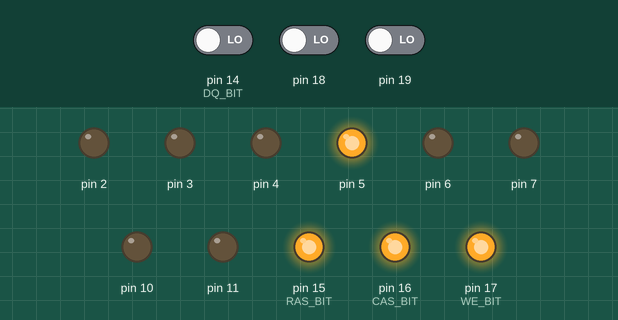
Recording of a sketch running on a simulated Arduino Uno, built with avr-gcc and run on an emulated ATmega328P. Shown: output pins drawn as LEDs (lit = HIGH). The inputs (shaded band) are chosen by the test bench; at power-on: pin 14 (DQ_BIT) LOW, pin 18 LOW, pin 19 LOW. Pins used as bus, display or sensor lines are not drawn; what the sketch prints to the serial monitor is not drawn.

Above: at 0.1 s.
Timing chart, 0 to 1.6 s (numbered marks = the images above):
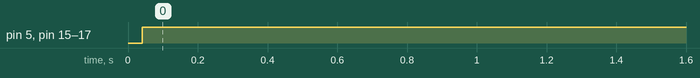

The sketch:

511000_asm.ino
```cpp
// Ultra-optimized DRAM latency tester for HM511000
// Uses inline assembly for minimum write and read latency testing

#define DQ_BIT   0  // A0
#define RAS_BIT  1  // A1
#define CAS_BIT  2  // A2
#define WE_BIT   3  // A3

void setAddress(uint16_t addr) {
  PORTD = addr & 0xFF; // A0–A7
  if (addr & 0x0100) PORTB |= (1 << 2); else PORTB &= ~(1 << 2); // A8
  if (addr & 0x0200) PORTB |= (1 << 3); else PORTB &= ~(1 << 3); // A9
}

inline void rasLow() { PORTC &= ~(1 << RAS_BIT); }
inline void rasHigh() { PORTC |= (1 << RAS_BIT); }
inline void casLow() { PORTC &= ~(1 << CAS_BIT); }
inline void casHigh() { PORTC |= (1 << CAS_BIT); }
inline void weLow() { PORTC &= ~(1 << WE_BIT); }
inline void weHigh() { PORTC |= (1 << WE_BIT); }

void pulseNOP(uint8_t count) {
  for (uint8_t i = 0; i < count; i++) {
    asm volatile ("nop");
  }
}

void dramWriteFast(uint16_t addr, bool val, uint8_t we_clocks) {
  DDRC |= (1 << DQ_BIT); // output
  if (val) PORTC |= (1 << DQ_BIT); else PORTC &= ~(1 << DQ_BIT);

  setAddress(addr >> 8); rasLow();
  asm volatile ("nop\n\t""nop\n\t"::); // ~125ns delay

  setAddress(addr & 0xFF); casLow();
  asm volatile ("nop\n\t"::);         // ~62ns

  weLow();
  pulseNOP(we_clocks);               // adjustable hold
  weHigh();

  casHigh(); rasHigh();
}

bool dramReadFast(uint16_t addr) {
  DDRC &= ~(1 << DQ_BIT); // input

  setAddress(addr >> 8); rasLow();
  asm volatile ("nop\n\t""nop\n\t"::);

  setAddress(addr & 0xFF); casLow();
  asm volatile ("nop\n\t""nop\n\t""nop\n\t"::); // small delay before read

  bool val = (PINC >> DQ_BIT) & 0x01;

  casHigh(); rasHigh();
  return val;
}

unsigned long findMinWriteClocks(uint16_t addr, bool value) {
  for (uint8_t clk = 1; clk < 20; clk++) {
    dramWriteFast(addr, value, clk);
    delayMicroseconds(2);
    if (dramReadFast(addr) == value) {
      return clk;
    }
  }
  return 255;
}

unsigned long measureReadLatencyCycles(uint16_t addr, bool expected) {
  DDRC &= ~(1 << DQ_BIT); // input

  setAddress(addr >> 8); rasLow();
  asm volatile ("nop\n\t""nop\n\t"::);

  setAddress(addr & 0xFF);

  uint8_t result;
  unsigned long start = micros();

  casLow();

  for (uint8_t cycles = 0; cycles < 100; cycles++) {
    asm volatile ("nop");
    result = (PINC >> DQ_BIT) & 0x01;
    if (result == expected) {
      casHigh(); rasHigh();
      return micros() - start;
    }
  }

  casHigh(); rasHigh();
  return 9999;
}

void setup() {
  Serial.begin(115200);

  // Setup control lines
  DDRC |= (1 << RAS_BIT) | (1 << CAS_BIT) | (1 << WE_BIT);
  PORTC |= (1 << RAS_BIT) | (1 << CAS_BIT) | (1 << WE_BIT); // inactive high

  // Address setup
  DDRD = 0xFF; // A0–A7
  DDRB |= (1 << 2) | (1 << 3); // A8, A9

  Serial.println(F("=== Inline ASM DRAM Latency Tester ==="));

  const uint16_t testAddr = 0x123;

  // 1. Write a known bit with a full WE pulse
  dramWriteFast(testAddr, 1, 10);
  delayMicroseconds(2);

  // 2. Measure read latency
  unsigned long rlat = measureReadLatencyCycles(testAddr, 1);
  Serial.print("Read latency (µs): "); Serial.println(rlat);

  // 3. Find shortest successful WE pulse
  unsigned long we_min = findMinWriteClocks(testAddr, 0);
  Serial.print("Minimum WE NOPs: "); Serial.println(we_min);
}

void loop() {}
```

Measured:
- by itself, pin 5, pin 15 (RAS_BIT), pin 16 (CAS_BIT), pin 17 (WE_BIT): LOW → HIGH at 0.04 s
